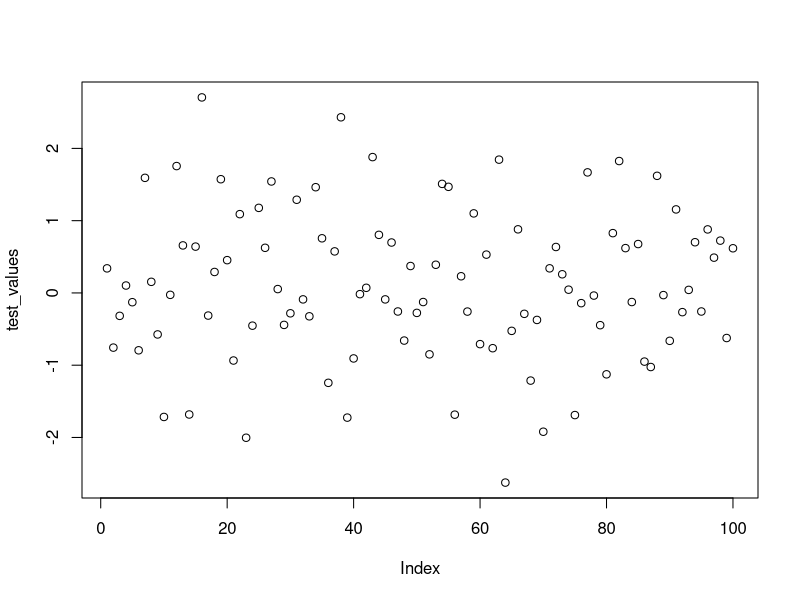
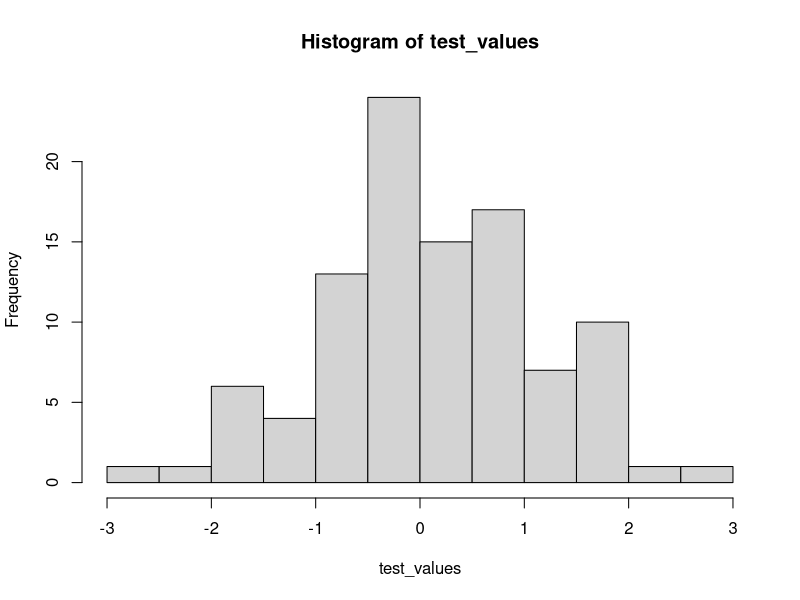

Write R code to recreate these figures, in order.
# R-Lab 20240931

# numeric
x = 2
a = 2
b = a + 2

mode(b)

# character
letter_list = "a"
mode(letter_list)

# vector
letter_list = c("a", "b", "c")
value_list = c(1,2,3,4,5)
value_list = c(1:100)

tiger_group = c("grass", "walking","sleep")
kill_number = c(43, 10, 5)

# data frame
data_frame_example = data.frame(category = tiger_group,
                                number = kill_number)

# matrix?

# list
test_list = list(tiger_group, data_frame_example)

# function
list()
c()
data.frame()

getwd()

# set working directory: an example
#setwd("/Users/qinli/Mirror/Teaching/Biostats_ECNU/R-Labs")
#file1 = read.csv("file1.csv")
#file1 = read.csv("/Users/qinli/Mirror/Teaching/Biostats_ECNU/R-Labs/file1.csv")

# generate values
test_values = rnorm(n = 100, mean = 0, sd = 1)
length(test_values)
test_values

# make plot
plot(test_values)
hist(test_values)

test_values = rnorm(n = 100, mean = 0, sd = 1)

# calculate mean, standard deviation, and variance
mean(test_values)
sd(test_values)
var(test_values)

test_values2 = c(1,2,3.6,7,9,2)
mean(test_values2)
median(test_values2)
